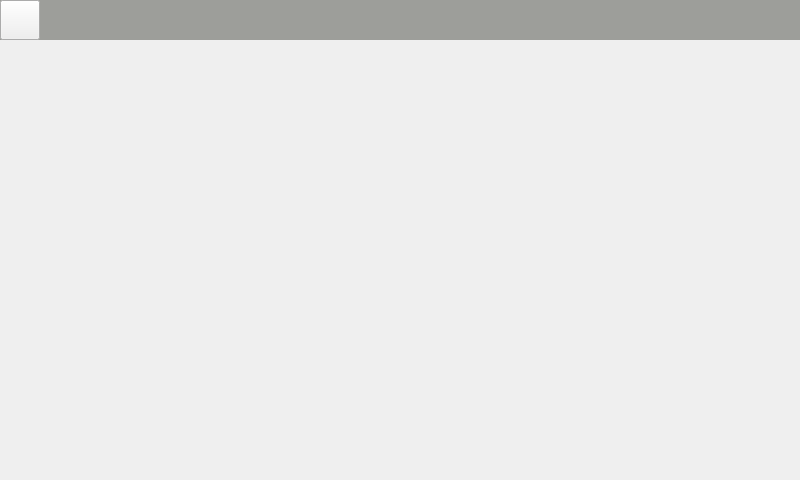
<?xml version="1.0" encoding="UTF-8"?>
<ui version="4.0">
 <class>o_temperature</class>
 <widget class="QMainWindow" name="o_temperature">
  <property name="geometry">
   <rect>
    <x>0</x>
    <y>0</y>
    <width>800</width>
    <height>480</height>
   </rect>
  </property>
  <property name="minimumSize">
   <size>
    <width>800</width>
    <height>480</height>
   </size>
  </property>
  <property name="maximumSize">
   <size>
    <width>800</width>
    <height>480</height>
   </size>
  </property>
  <property name="windowTitle">
   <string>MainWindow</string>
  </property>
  <property name="styleSheet">
   <string notr="true">#o_temperature{
background-image: url(:/image/background.jpg);
}
</string>
  </property>
  <widget class="QWidget" name="centralwidget">
   <property name="styleSheet">
    <string notr="true"/>
   </property>
   <widget class="QLabel" name="top">
    <property name="geometry">
     <rect>
      <x>0</x>
      <y>0</y>
      <width>800</width>
      <height>40</height>
     </rect>
    </property>
    <property name="styleSheet">
     <string notr="true">#top{
background-color:rgba(136, 138, 133, 0.8)
}
</string>
    </property>
    <property name="text">
     <string/>
    </property>
   </widget>
   <widget class="QPushButton" name="back">
    <property name="geometry">
     <rect>
      <x>0</x>
      <y>0</y>
      <width>40</width>
      <height>40</height>
     </rect>
    </property>
    <property name="styleSheet">
     <string notr="true">border-image: url(:/image/back.png);</string>
    </property>
    <property name="text">
     <string/>
    </property>
   </widget>
  </widget>
 </widget>
 <resources/>
 <connections/>
</ui>
